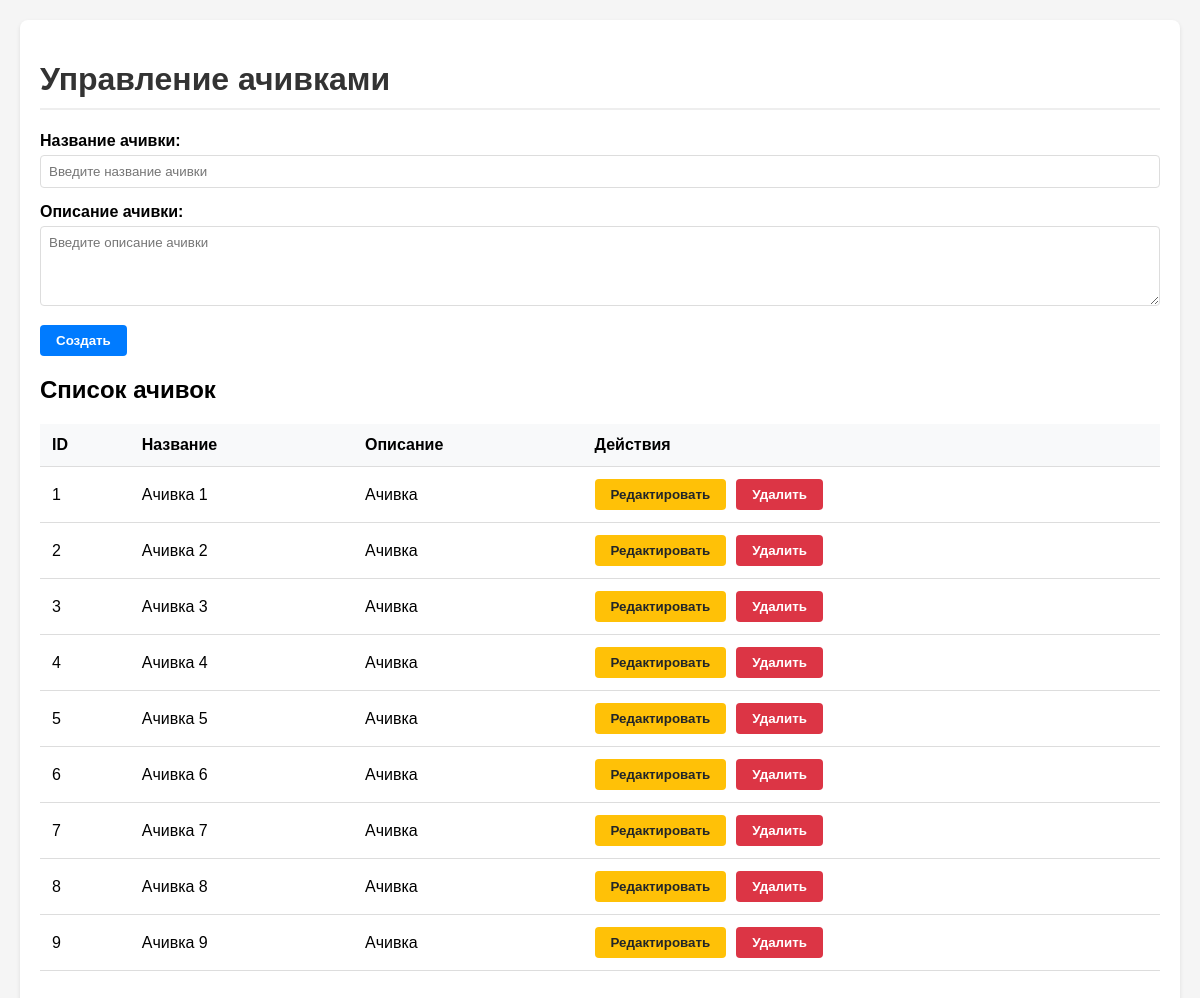
Page /admin/manage/achievements/ on the committed database.
### models.py (models this page shows)
class BaseModel(Base):
    __abstract__ = True
    __allow_unmapped__ = True
    id = Column(Integer, primary_key=True)

class Achievement(BaseModel):
    __tablename__ = "achievements"
    user_id = Column(ForeignKey("users_profiles.id"))
    name = Column(String)
    description = Column(String)

### routers/admin.py (the view)
@router.get("/manage/achievements/")
def manage_achievements_page(request: Request, db: Session = Depends(get_db)):
    achievements = db.query(Achievement).all()
    return templates.TemplateResponse(
        request=request,
        name="manage_achievements.html",
        context={"request": request, "achievements": achievements}
    )

### web/templates/manage_achievements.html (shortened to what this page needs)
<!DOCTYPE html>
<html lang="ru">
<head>
</head>
<body>
    <div class="container">
        <h1>Управление ачивками</h1>
        <div class="form-group">
            <label for="newAchievementName">Название ачивки:</label>
            <input type="text" id="newAchievementName" placeholder="Введите название ачивки">
        </div>
        <div class="form-group">
            <label for="newAchievementDescription">Описание ачивки:</label>
            <textarea id="newAchievementDescription" placeholder="Введите описание ачивки"></textarea>
        </div>
        <button class="btn-primary" onclick="createAchievement()">Создать</button>
        <h2>Список ачивок</h2>
        <table>
            <thead>
                <tr>
                    <th>ID</th>
                    <th>Название</th>
                    <th>Описание</th>
                    <th>Действия</th>
                </tr>
            </thead>
            <tbody id="achievementsTable">
                {% for achievement in achievements %}
                <tr id="achievement-{{ achievement.id }}">
                    <td>{{ achievement.id }}</td>
                    <td>{{ achievement.name }}</td>
                    <td class="description-cell">{{ achievement.description }}</td>
                    <td class="action-buttons">
                        <button class="btn-warning" onclick="startEdit({{ achievement.id }}, '{{ achievement.name }}', `{{ achievement.description }}`)">Редактировать</button>
                        <button class="btn-danger" onclick="deleteAchievement({{ achievement.id }})">Удалить</button>
                    </td>
                </tr>
                {% endfor %}
            </tbody>
        </table>
    </div>
</body>
</html>

### web/templates/manage_achievements.html (style rules this page uses)
body { font-family: Arial, sans-serif; max-width: 1200px; margin: 0 auto; padding: 20px; background-color: #f5f5f5; }
.container { background-color: white; padding: 20px; border-radius: 8px; box-shadow: 0 2px 4px rgba(0,0,0,0.1); }
h1 { color: #333; border-bottom: 2px solid #eee; padding-bottom: 10px; }
table { width: 100%; border-collapse: collapse; margin: 20px 0; }
th, td { padding: 12px; text-align: left; border-bottom: 1px solid #ddd; }
th { background-color: #f8f9fa; font-weight: bold; }
.form-group { margin-bottom: 15px; }
label { display: block; margin-bottom: 5px; font-weight: bold; }
input[type="text"], textarea { width: 100%; padding: 8px; border: 1px solid #ddd; border-radius: 4px; box-sizing: border-box; font-family: inherit; }
textarea { min-height: 80px; resize: vertical; }
button { padding: 8px 16px; border: none; border-radius: 4px; cursor: pointer; font-weight: bold; margin-right: 5px; }
.btn-primary { background-color: #007bff; color: white; }
.btn-warning { background-color: #ffc107; color: #212529; }
.btn-danger { background-color: #dc3545; color: white; }
.action-buttons { display: flex; gap: 5px; }
.description-cell { max-width: 300px; overflow: hidden; text-overflow: ellipsis; white-space: nowrap; }

### rows in the picture
Achievement: id "1", name "Ачивка 1", description "Ачивка"
Achievement: id "2", name "Ачивка 2", description "Ачивка"
Achievement: id "3", name "Ачивка 3", description "Ачивка"
Achievement: id "4", name "Ачивка 4", description "Ачивка"
Achievement: id "5", name "Ачивка 5", description "Ачивка"
Achievement: id "6", name "Ачивка 6", description "Ачивка"
Achievement: id "7", name "Ачивка 7", description "Ачивка"
Achievement: id "8", name "Ачивка 8", description "Ачивка"
Achievement: id "9", name "Ачивка 9", description "Ачивка"
